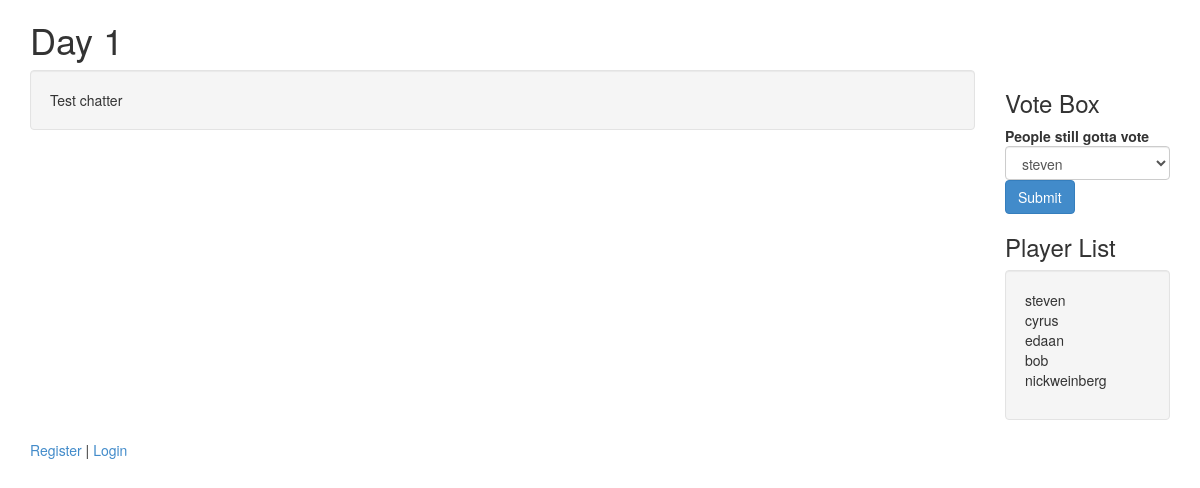
The page /game/3/1/ on the database its author committed.
### alien_game/models.py (models this page shows, shortened)
class Day(models.Model):
    STATE = (
                ('morning', 'Morning'),
                ('night', 'Night')
            )
    game          = models.ForeignKey(Game, related_name="days")
    message       = models.TextField(max_length=200)
    current_day   = models.IntegerField(default=1) # Maybe this should be day_of_game to be more clear
    current_state = models.CharField(max_length=15, choices=STATE)

class Player(models.Model):
    STATUS = (
                ('alive', 'Alive'),
                ('dead', 'Dead')
             )
    user = models.ForeignKey(User, related_name='players')
    game = models.ForeignKey('Game', related_name='players')
    side = models.CharField(max_length=15, choices=SIDE, default='human')
    role = models.CharField(max_length=15, choices=ROLES, default='villager') # go and count out max_length later :P
    current_status = models.CharField(max_length=15, choices=STATUS, default='alive')

### alien_game/views.py (the view, shortened to what this page needs)
# urls.py: url(r'^(?P<pk>\d+)/(?P<current_day>\d+)/$', MainGameView, name='play')
def MainGameView(request, pk, current_day):
    current_game = get_object_or_404(Game, pk=pk)
    this_day  = get_object_or_404(Day, current_day=current_day, game=current_game)
    players = current_game.players.all()
    user = request.user
    object = {
        'game'       : current_game,
        'players'    : players,
        'user'       : user,
        'current_day': this_day
    }
    return render(request, 'alien_game/game_play.html', object)

### templates/alien_game/game_play.html (shortened to what this page needs)
{% extends "base.html" %}
{% block content %}
<div class="container">
	<div class="row">
	  <div class="col-md-10">
		<h1>Day {{ current_day.current_day }}</h1>
	  </div>
	</div>
	<div class="row">
	  <div class="col-md-10">
		<div class="well well-md">
		  Test chatter
		</div>
	  </div>
	  <div class="col-md-2">
	    <h3>Vote Box</h3>
	    <div>
	    {% if current_day.votes.all.count >= 5 %}
	      <strong>VOTING SHOULD BE OVER</strong>
	    {% else %}
	      <strong>People still gotta vote</strong>
	    {% endif %}
	    </div>
	  	<form action="{% url 'play' game.pk current_day.current_day %}" method="post">{% csrf_token %}
			<select name="select" class="form-control">
			  {% for player in players %}
			  <option value="{{ player.user.username }}">{{ player.user.username }}</option>
			  {% endfor %}
			</select>
		  	<p>
		  	  <input class="btn btn-primary" type="submit" value="Submit" />
		  	</p>
		</form>
		<h3>Player List</h3>
	  	<div class="well well-md">
	  	  <div class="">
		      <ul class="list-unstyled">
		        {% for player in players %}
		        <li>{{ player.user.username }}</li>
		        {% endfor %}
		      </ul>
		  </div>
	  	</div>
	  </div>
	</div>
</div>
{% endblock content %}

### rows shown on the page
Day: current_day "1"
Player: user.username "steven"
Player: user.username "cyrus"
Player: user.username "edaan"
Player: user.username "bob"
Player: user.username "nickweinberg"

### other values the page prints
form field select "steven"
